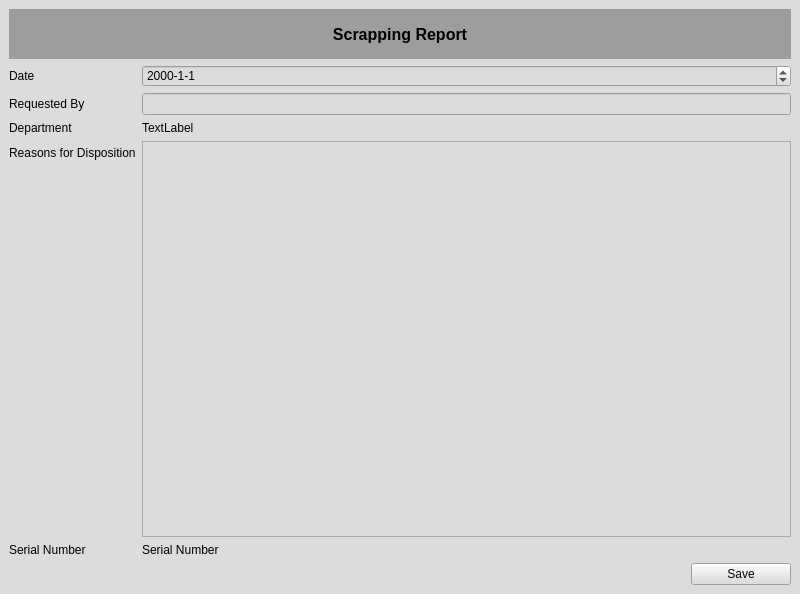
<?xml version="1.0" encoding="UTF-8"?>
<ui version="4.0">
 <class>MainWindow</class>
 <widget class="QMainWindow" name="MainWindow">
  <property name="geometry">
   <rect>
    <x>0</x>
    <y>0</y>
    <width>800</width>
    <height>594</height>
   </rect>
  </property>
  <property name="windowTitle">
   <string>Scrapping Report</string>
  </property>
  <property name="styleSheet">
   <string notr="true">background-color: rgb(220, 220, 220);</string>
  </property>
  <widget class="QWidget" name="centralwidget">
   <layout class="QGridLayout" name="gridLayout_2">
    <item row="0" column="0">
     <layout class="QVBoxLayout" name="verticalLayout">
      <item>
       <widget class="QLabel" name="label">
        <property name="minimumSize">
         <size>
          <width>0</width>
          <height>50</height>
         </size>
        </property>
        <property name="font">
         <font>
          <pointsize>12</pointsize>
          <weight>75</weight>
          <bold>true</bold>
         </font>
        </property>
        <property name="styleSheet">
         <string notr="true">background-color: rgb(157, 157, 157);
</string>
        </property>
        <property name="text">
         <string>Scrapping Report</string>
        </property>
        <property name="alignment">
         <set>Qt::AlignCenter</set>
        </property>
        <property name="margin">
         <number>10</number>
        </property>
       </widget>
      </item>
     </layout>
    </item>
    <item row="1" column="0">
     <layout class="QFormLayout" name="formLayout">
      <item row="1" column="0">
       <widget class="QLabel" name="label_2">
        <property name="text">
         <string>Date</string>
        </property>
       </widget>
      </item>
      <item row="1" column="1">
       <widget class="QDateEdit" name="scrappingDate">
        <property name="displayFormat">
         <string>yyyy-M-d</string>
        </property>
       </widget>
      </item>
      <item row="2" column="0">
       <widget class="QLabel" name="label_3">
        <property name="text">
         <string>Requested By</string>
        </property>
       </widget>
      </item>
      <item row="3" column="0">
       <widget class="QLabel" name="label_4">
        <property name="text">
         <string>Department</string>
        </property>
       </widget>
      </item>
      <item row="4" column="0">
       <widget class="QLabel" name="label_5">
        <property name="text">
         <string>Reasons for Disposition</string>
        </property>
       </widget>
      </item>
      <item row="2" column="1">
       <widget class="QLineEdit" name="requestedBy"/>
      </item>
      <item row="4" column="1">
       <widget class="QTextEdit" name="reasonsForDisposition"/>
      </item>
      <item row="3" column="1">
       <widget class="QLabel" name="department">
        <property name="text">
         <string>TextLabel</string>
        </property>
       </widget>
      </item>
      <item row="5" column="0">
       <widget class="QLabel" name="label_7">
        <property name="text">
         <string>Serial Number</string>
        </property>
       </widget>
      </item>
      <item row="5" column="1">
       <widget class="QLabel" name="serialNumber">
        <property name="text">
         <string>Serial Number</string>
        </property>
       </widget>
      </item>
     </layout>
    </item>
    <item row="2" column="0">
     <widget class="QPushButton" name="scrappingSave">
      <property name="maximumSize">
       <size>
        <width>100</width>
        <height>16777215</height>
       </size>
      </property>
      <property name="layoutDirection">
       <enum>Qt::RightToLeft</enum>
      </property>
      <property name="text">
       <string>Save</string>
      </property>
     </widget>
    </item>
   </layout>
  </widget>
 </widget>
 <resources/>
 <connections/>
</ui>
